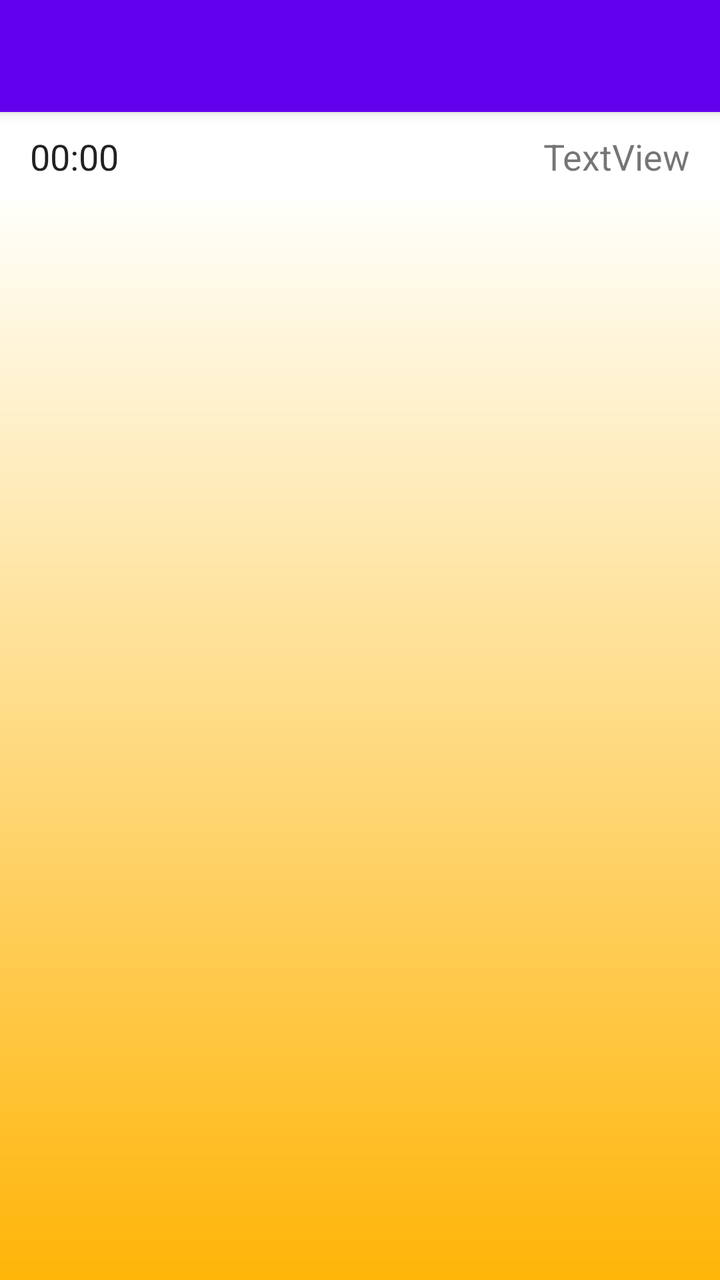
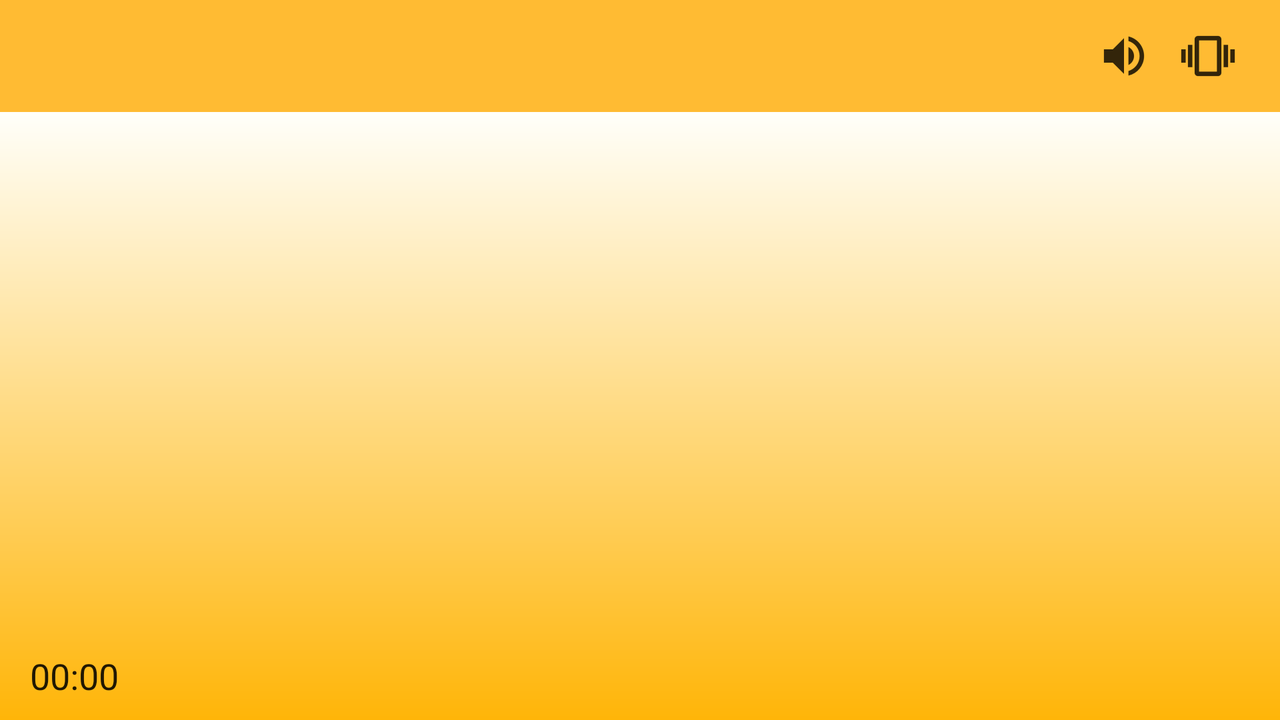

Two renders of one Android screen. The first uses the default layout on a phone; the second uses the alternative layout the repository ships for a different screen configuration, on a matching device. The two XML files are below.
<!-- AndroidManifest.xml: fallback theme Theme.MaterialComponents.DayNight.NoActionBar -->
<!-- res/layout/layout_juego.xml -->
<?xml version="1.0" encoding="utf-8"?>
<TableLayout
    xmlns:android="http://schemas.android.com/apk/res/android"
    xmlns:tools="http://schemas.android.com/tools"
    android:layout_width="match_parent"
    android:layout_height="match_parent"
    android:id="@+id/tableLayout">

    <android.support.v7.widget.Toolbar
        xmlns:app="http://schemas.android.com/apk/res-auto"
        android:id="@+id/toolbar"
        android:layout_height="?attr/actionBarSize"
        android:layout_width="match_parent"
        android:minHeight="?attr/actionBarSize"
        android:background="?attr/colorPrimary"
        android:elevation="4dp"
        android:theme="@style/ThemeOverlay.AppCompat.Dark.ActionBar"
        app:popupTheme="@style/ThemeOverlay.AppCompat.Light" />

    <RelativeLayout
        android:layout_width="match_parent"
        android:layout_height="wrap_content"

        android:paddingTop="10dp"
        android:paddingBottom="10dp"
        android:id="@+id/relativeLayout">

        <TextView
            android:text="TextView"
            android:layout_width="wrap_content"
            android:layout_height="wrap_content"
            android:id="@+id/tbPulsaciones"
            android:layout_alignParentTop="true"
            android:layout_alignParentEnd="true"
            android:textSize="18sp"
            android:textAlignment="textEnd"
            android:paddingRight="15dp" />

        <Chronometer
            android:layout_width="wrap_content"
            android:layout_height="wrap_content"
            android:id="@+id/chrono"
            android:textSize="18sp"
            android:layout_alignParentTop="true"
            android:layout_alignParentStart="true"
            android:textAlignment="textStart"
            android:paddingLeft="15dp" />

    </RelativeLayout>


    <LinearLayout
        xmlns:android="http://schemas.android.com/apk/res/android"
        android:layout_width="match_parent"
        android:layout_height="match_parent"
        android:orientation="vertical"
        android:id="@+id/gameLayout"
        android:paddingTop="10dp"
        android:padding="10dp"
        android:background="@drawable/draw_fondo">

        <LinearLayout
            android:layout_width="match_parent"
            android:layout_height="wrap_content"
            android:orientation="horizontal"
            android:id="@+id/lineaLayout">
        </LinearLayout>

    </LinearLayout>

</TableLayout>
<!-- resources referenced by this layout -->
<resources>
  <!-- drawable draw_fondo (drawable) -->
  <?xml version="1.0" encoding="utf-8"?>
  <shape xmlns:android="http://schemas.android.com/apk/res/android" android:shape="rectangle" >
  
      <gradient
          android:angle="90"
          android:centerX="100%"
          android:centerColor="#FFFFFA"
          android:startColor="#FFB508"
          android:endColor="#C9D6CB"
          android:type="linear"
          />
  </shape>
</resources>
<!-- res/layout-land/layout_juego.xml (the repository's variant of the layout above) -->
<!-- drawn on the phone turned sideways -->
<?xml version="1.0" encoding="utf-8"?>
<TableLayout
    xmlns:android="http://schemas.android.com/apk/res/android"
    xmlns:app="http://schemas.android.com/apk/res-auto"
    xmlns:tools="http://schemas.android.com/tools"
    android:layout_width="match_parent"
    android:layout_height="match_parent"
    android:id="@+id/tableLayout">

    <android.support.v7.widget.Toolbar
        xmlns:app="http://schemas.android.com/apk/res-auto"
        android:id="@+id/toolbar"
        android:layout_height="?attr/actionBarSize"
        android:layout_width="match_parent"
        android:minHeight="?android:attr/actionBarSize"
        android:background="@android:color/holo_orange_light"
        android:theme="@style/ThemeOverlay.AppCompat.ActionBar"
        app:popupTheme="@style/ThemeOverlay.AppCompat.Light"
        android:paddingEnd="10dp">

        <ImageButton
            android:layout_width="wrap_content"
            android:layout_height="wrap_content"
            app:srcCompat="@drawable/ic_vibracion"
            android:layout_gravity="end"
            android:background="?android:selectableItemBackground"
            android:id="@+id/btnVibracion"
            android:layout_marginEnd="10dp"
            android:onClick="pulsarBtnVibracion" />

        <ImageButton
            android:layout_width="wrap_content"
            android:layout_height="wrap_content"
            app:srcCompat="@drawable/ic_sonido"
            android:layout_gravity="end"
            android:background="?android:selectableItemBackground"
            android:id="@+id/btnSonido"
            android:layout_marginEnd="10dp"
            android:onClick="pulsarBtnSonido" />

    </android.support.v7.widget.Toolbar>


    <TableRow
        android:layout_width="match_parent"
        android:layout_height="match_parent"
        android:layout_weight="1">

        <LinearLayout
            android:orientation="horizontal"
            android:layout_width="match_parent"
            android:layout_height="match_parent"
            android:layout_weight="1">

            <LinearLayout
                android:orientation="vertical"
                android:layout_width="81dp"
                android:layout_height="match_parent"

                android:paddingTop="10dp"
                android:paddingBottom="10dp"
                android:id="@+id/relativeLayout"
                android:background="@drawable/draw_fondo">

                <TextView
                    android:layout_width="match_parent"
                    android:layout_height="wrap_content"
                    android:id="@+id/tbPulsaciones"
                    android:layout_alignParentTop="true"
                    android:layout_alignParentEnd="true"
                    android:textSize="18sp"
                    android:textAlignment="textEnd"
                    android:paddingEnd="15dp" />

                <Space
                    android:layout_width="match_parent"
                    android:layout_height="0dp"
                    android:layout_weight="1.24" />

                <Chronometer
                    android:layout_width="wrap_content"
                    android:layout_height="wrap_content"
                    android:id="@+id/chrono"
                    android:textSize="18sp"
                    android:layout_alignParentTop="true"
                    android:layout_alignParentStart="true"
                    android:textAlignment="textStart"
                    android:paddingStart="15dp" />

            </LinearLayout>

            <LinearLayout
                android:layout_width="match_parent"
                android:layout_height="match_parent"
                android:orientation="vertical"
                android:id="@+id/gameLayout"
                android:paddingTop="10dp"
                android:padding="10dp"
                android:background="@drawable/draw_fondo">

                <LinearLayout
                    android:layout_width="match_parent"
                    android:layout_height="wrap_content"
                    android:orientation="horizontal"
                    android:id="@+id/lineaLayout">
                </LinearLayout>

            </LinearLayout>

        </LinearLayout>

    </TableRow>


</TableLayout>
<!-- resources referenced by the variant -->
<!-- as the phone turned sideways resolves them -->
<resources>
  <!-- drawable draw_fondo (drawable) -->
  <?xml version="1.0" encoding="utf-8"?>
  <shape xmlns:android="http://schemas.android.com/apk/res/android" android:shape="rectangle" >
  
      <gradient
          android:angle="90"
          android:centerX="100%"
          android:centerColor="#FFFFFA"
          android:startColor="#FFB508"
          android:endColor="#C9D6CB"
          android:type="linear"
          />
  </shape>
  <!-- drawable ic_sonido: png bitmap (drawable-hdpi, 501 bytes) -->
  <!-- drawable ic_vibracion: png bitmap (drawable-hdpi, 303 bytes) -->
</resources>
